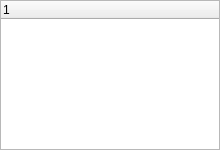
<?xml version="1.0" encoding="UTF-8"?>
<ui version="4.0">
 <class>DockWidgetProperties</class>
 <widget class="QDockWidget" name="DockWidgetProperties">
  <property name="geometry">
   <rect>
    <x>0</x>
    <y>0</y>
    <width>220</width>
    <height>150</height>
   </rect>
  </property>
  <property name="sizePolicy">
   <sizepolicy hsizetype="Preferred" vsizetype="Preferred">
    <horstretch>0</horstretch>
    <verstretch>0</verstretch>
   </sizepolicy>
  </property>
  <property name="minimumSize">
   <size>
    <width>220</width>
    <height>150</height>
   </size>
  </property>
  <property name="maximumSize">
   <size>
    <width>524287</width>
    <height>524287</height>
   </size>
  </property>
  <property name="styleSheet">
   <string notr="true"/>
  </property>
  <property name="floating">
   <bool>false</bool>
  </property>
  <property name="allowedAreas">
   <set>Qt::LeftDockWidgetArea|Qt::RightDockWidgetArea</set>
  </property>
  <property name="windowTitle">
   <string>Properties</string>
  </property>
  <widget class="QWidget" name="content">
   <property name="enabled">
    <bool>true</bool>
   </property>
   <property name="sizePolicy">
    <sizepolicy hsizetype="Preferred" vsizetype="Preferred">
     <horstretch>0</horstretch>
     <verstretch>0</verstretch>
    </sizepolicy>
   </property>
   <property name="minimumSize">
    <size>
     <width>220</width>
     <height>100</height>
    </size>
   </property>
   <property name="autoFillBackground">
    <bool>true</bool>
   </property>
   <layout class="QVBoxLayout" name="verticalLayout">
    <property name="spacing">
     <number>0</number>
    </property>
    <property name="leftMargin">
     <number>0</number>
    </property>
    <property name="topMargin">
     <number>0</number>
    </property>
    <property name="rightMargin">
     <number>0</number>
    </property>
    <property name="bottomMargin">
     <number>0</number>
    </property>
    <item>
     <widget class="QTreeWidget" name="tree">
      <property name="verticalScrollMode">
       <enum>QAbstractItemView::ScrollPerPixel</enum>
      </property>
      <column>
       <property name="text">
        <string notr="true">1</string>
       </property>
      </column>
     </widget>
    </item>
   </layout>
  </widget>
 </widget>
 <resources/>
 <connections/>
</ui>
